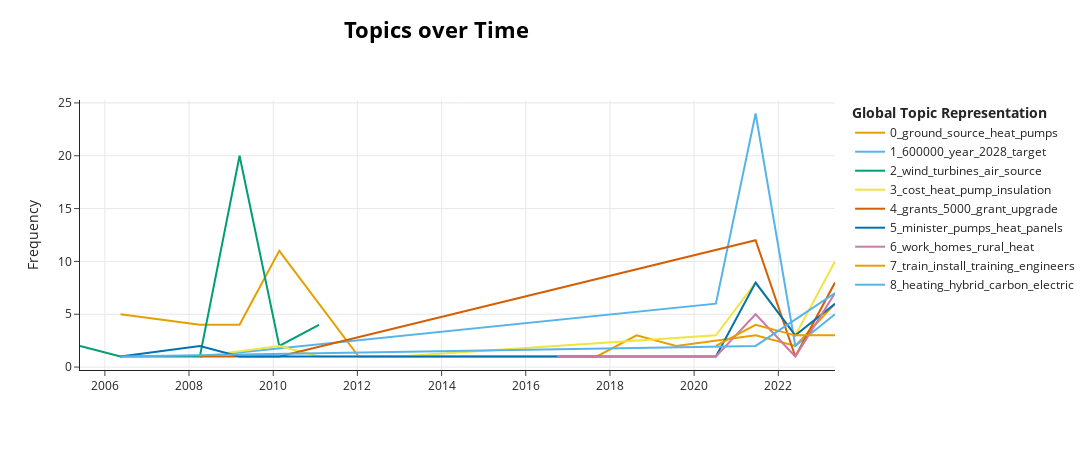

Here is the notebook cell this chart was saved with:
### Code cell
topic_model.visualize_topics_over_time(topics_over_time)

### Figure 1 — Plotly figure (JSON) as saved in the notebook; plotly's stock layout.template omitted (floating-point values rounded to 4 significant figures)
{"data": [{"hoverinfo": "text", "hovertext": ["<b>Topic 0</b><br>Words: ground, source, mysterioussounding, particular, place", "<b>Topic 0</b><br>Words: referred, respect, difference, groundsource, gentleman", "<b>Topic 0</b><br>Words: source, air, pumps, heat, 75", "<b>Topic 0</b><br>Words: ground, source, heat, pumps, sweden", "<b>Topic 0</b><br>Words: geothermal, spawned, rosemanowes, driver, penryn", "<b>Topic 0</b><br>Words: mains, starting, areas, council, rural", "<b>Topic 0</b><br>Words: earth, shallow, stored, generally, geothermal", "<b>Topic 0</b><br>Words: source, air, zerocarbon, happening, unit", "<b>Topic 0</b><br>Words: cheltenhams, germany, design, supplies, company", "<b>Topic 0</b><br>Words: waste, using, heat, ground, station", "<b>Topic 0</b><br>Words: solely, drawbacks, powered, air, particular", "<b>Topic 0</b><br>Words: ground, developer, source, heat, pump"], "marker": {"color": "#E69F00"}, "mode": "lines", "name": "0_ground_source_heat_pumps", "type": "scatter", "x": ["2006-05-16T10:48:00", "2008-04-04T08:24:00", "2009-03-14T19:12:00", "2010-02-22T06:00:00", "2012-01-12T03:36:00", "2012-12-21T14:24:00", "2017-09-08T20:24:00", "2018-08-19T07:12:00", "2019-07-29T18:00:00", "2021-06-17T15:36:00", "2022-05-28T02:24:00", "2023-05-07T13:12:00"], "y": [5, 4, 4, 11, 1, 1, 1, 3, 2, 3, 2, 6]}, {"hoverinfo": "text", "hovertext": ["<b>Topic 1</b><br>Words: installed, 2006, 2007, 44000, approximately", "<b>Topic 1</b><br>Words: 600000, 10point, installations, plan, year", "<b>Topic 1</b><br>Words: 600000, year, 2028, target, heat", "<b>Topic 1</b><br>Words: compared, 60000, aims, approximately, 600000", "<b>Topic 1</b><br>Words: 600000, 2028, year, installations, reduce"], "marker": {"color": "#56B4E9"}, "mode": "lines", "name": "1_600000_year_2028_target", "type": "scatter", "x": ["2008-04-04T08:24:00", "2020-07-08T04:48:00", "2021-06-17T15:36:00", "2022-05-28T02:24:00", "2023-05-07T13:12:00"], "y": [1, 6, 24, 2, 5]}, {"hoverinfo": "text", "hovertext": ["<b>Topic 2</b><br>Words: microhydroelectric, methods, complete, microcombined, list", "<b>Topic 2</b><br>Words: voltaics, forms, obviously, district, turbines", "<b>Topic 2</b><br>Words: devices, learned, orders, urgently, inclusion", "<b>Topic 2</b><br>Words: wind, turbines, micro, air, source", "<b>Topic 2</b><br>Words: energy, incentive, efficiency, renewable, source", "<b>Topic 2</b><br>Words: wind, turbines, air, tev, appreciative"], "marker": {"color": "#009E73"}, "mode": "lines", "name": "2_wind_turbines_air_source", "type": "scatter", "x": ["2005-05-30T02:39:50.400000", "2006-05-16T10:48:00", "2008-04-04T08:24:00", "2009-03-14T19:12:00", "2010-02-22T06:00:00", "2011-02-01T16:48:00"], "y": [2, 1, 1, 20, 2, 4]}, {"hoverinfo": "text", "hovertext": ["<b>Topic 3</b><br>Words: years, 7800, 37, 4500, long", "<b>Topic 3</b><br>Words: money, available, green, year, semidetached", "<b>Topic 3</b><br>Words: 860, furthermore, range, introduced, significant", "<b>Topic 3</b><br>Words: fully, fitting, insulating, say, retrofitting", "<b>Topic 3</b><br>Words: make, cost, roughly, little, earmarked", "<b>Topic 3</b><br>Words: insulation, step, cost, heat, make", "<b>Topic 3</b><br>Words: billion, funding, replaced, excess, 750000", "<b>Topic 3</b><br>Words: pump, cost, uk, heat, pounds"], "marker": {"color": "#F0E442"}, "mode": "lines", "name": "3_cost_heat_pump_insulation", "type": "scatter", "x": ["2008-04-04T08:24:00", "2010-02-22T06:00:00", "2011-02-01T16:48:00", "2012-12-21T14:24:00", "2020-07-08T04:48:00", "2021-06-17T15:36:00", "2022-05-28T02:24:00", "2023-05-07T13:12:00"], "y": [1, 2, 1, 1, 3, 8, 3, 10]}, {"hoverinfo": "text", "hovertext": ["<b>Topic 4</b><br>Words: 1200, eligible, grant, ground, source", "<b>Topic 4</b><br>Words: outwith, reach, grants, smallscale, renewables", "<b>Topic 4</b><br>Words: payments, guarantee, biomass, source, install", "<b>Topic 4</b><br>Words: grants, 5000, upgrade, grant, scheme", "<b>Topic 4</b><br>Words: grants, 5000, constitute, 23, 8000", "<b>Topic 4</b><br>Words: grants, 5000, upgrade, grant, boiler"], "marker": {"color": "#D55E00"}, "mode": "lines", "name": "4_grants_5000_grant_upgrade", "type": "scatter", "x": ["2008-04-04T08:24:00", "2009-03-14T19:12:00", "2010-02-22T06:00:00", "2021-06-17T15:36:00", "2022-05-28T02:24:00", "2023-05-07T13:12:00"], "y": [1, 1, 1, 12, 1, 8]}, {"hoverinfo": "text", "hovertext": ["<b>Topic 5</b><br>Words: innovative, producer, countryand, debating, airsourced", "<b>Topic 5</b><br>Words: association, builders, union, federation, institution", "<b>Topic 5</b><br>Words: granted, householders, progress, rights, permitted", "<b>Topic 5</b><br>Words: grateful, review, tariff, consultation, urgently", "<b>Topic 5</b><br>Words: targeted, initially, rollout, talking, grid", "<b>Topic 5</b><br>Words: minister, pumps, including, heat, strategy", "<b>Topic 5</b><br>Words: young, estate, jobs, retrofitting, people", "<b>Topic 5</b><br>Words: minister, electric, consider, impact, reduce"], "marker": {"color": "#0072B2"}, "mode": "lines", "name": "5_minister_pumps_heat_panels", "type": "scatter", "x": ["2006-05-16T10:48:00", "2008-04-04T08:24:00", "2009-03-14T19:12:00", "2010-02-22T06:00:00", "2020-07-08T04:48:00", "2021-06-17T15:36:00", "2022-05-28T02:24:00", "2023-05-07T13:12:00"], "y": [1, 2, 1, 1, 1, 8, 3, 6]}, {"hoverinfo": "text", "hovertext": ["<b>Topic 6</b><br>Words: operate, efficiently, mercy, oil, reduce", "<b>Topic 6</b><br>Words: popularity, increasing, homes, pumps, heat", "<b>Topic 6</b><br>Words: aligned, properly, unless, energyefficient, rollout", "<b>Topic 6</b><br>Words: insulated, energy, efficiency, warm, homes", "<b>Topic 6</b><br>Words: taking, affordable, friend, bring, help", "<b>Topic 6</b><br>Words: rural, work, coastal, tend, homes"], "marker": {"color": "#CC79A7"}, "mode": "lines", "name": "6_work_homes_rural_heat", "type": "scatter", "x": ["2016-09-29T09:36:00", "2018-08-19T07:12:00", "2020-07-08T04:48:00", "2021-06-17T15:36:00", "2022-05-28T02:24:00", "2023-05-07T13:12:00"], "y": [1, 1, 1, 5, 1, 7]}, {"hoverinfo": "text", "hovertext": ["<b>Topic 7</b><br>Words: qualified, meet, train, training, skilled", "<b>Topic 7</b><br>Words: train, install, sustainable, generation, need", "<b>Topic 7</b><br>Words: training, engineering, train, pump, meet", "<b>Topic 7</b><br>Words: engineers, retrained, lack, shortage, skilled"], "marker": {"color": "#E69F00"}, "mode": "lines", "name": "7_train_install_training_engineers", "type": "scatter", "x": ["2020-07-08T04:48:00", "2021-06-17T15:36:00", "2022-05-28T02:24:00", "2023-05-07T13:12:00"], "y": [2, 4, 3, 3]}, {"hoverinfo": "text", "hovertext": ["<b>Topic 8</b><br>Words: alternatives, encourage, low, carbon, biomass", "<b>Topic 8</b><br>Words: heating, gasand, basic, environment, offered", "<b>Topic 8</b><br>Words: hybrid, heating, carbon, electric, boilers"], "marker": {"color": "#56B4E9"}, "mode": "lines", "name": "8_heating_hybrid_carbon_electric", "type": "scatter", "x": ["2006-05-16T10:48:00", "2021-06-17T15:36:00", "2023-05-07T13:12:00"], "y": [1, 2, 7]}], "layout": {"height": 450, "hoverlabel": {"bgcolor": "white", "font": {"family": "Rockwell", "size": 16}}, "legend": {"title": {"text": "<b>Global Topic Representation"}}, "title": {"font": {"color": "Black", "size": 22}, "text": "<b>Topics over Time</b>", "x": 0.4, "xanchor": "center", "y": 0.95, "yanchor": "top"}, "width": 1250, "xaxis": {"showgrid": true}, "yaxis": {"showgrid": true, "title": {"text": "Frequency"}}}}
